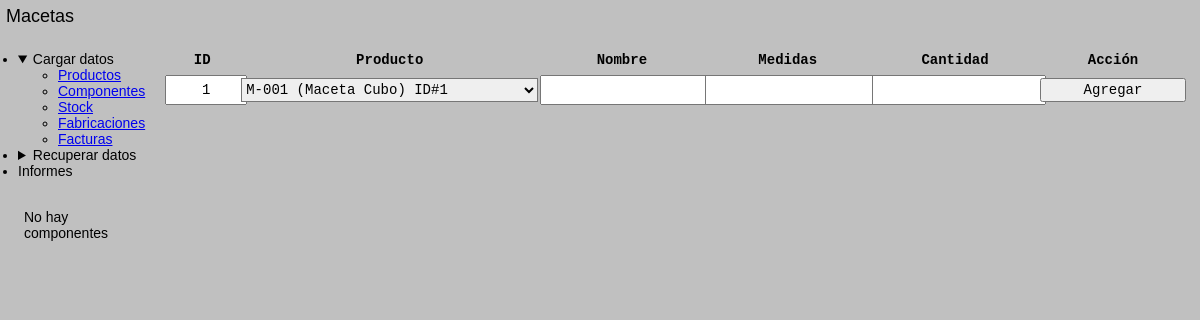
The page /componentes/ on the database as committed earlier.
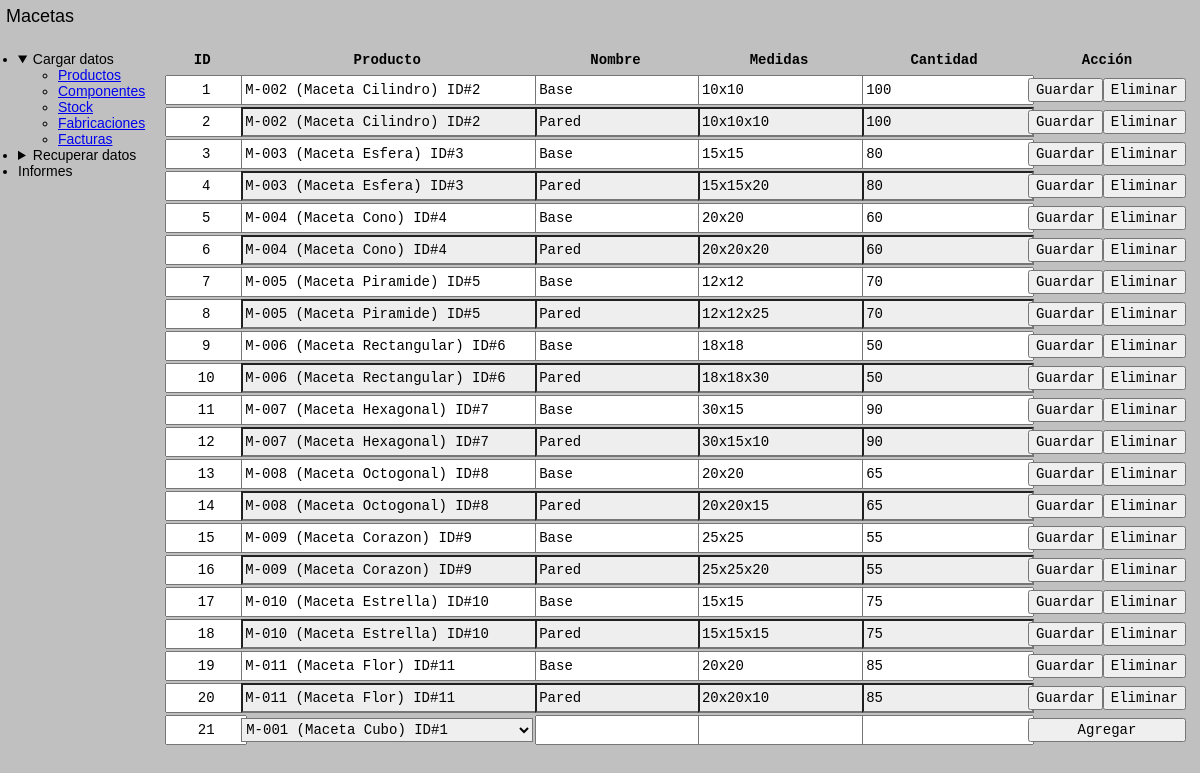
The same page on the database as committed later.
### tables this page shows
CREATE TABLE componentes (
    id INTEGER PRIMARY KEY AUTOINCREMENT,
    id_producto INTEGER NOT NULL,
    nombre TEXT NOT NULL,
    medidas TEXT NOT NULL,
    cantidad INTEGER NOT NULL,
    habilitado INTEGER NOT NULL DEFAULT 1,
    FOREIGN KEY(id_producto) REFERENCES productos(id)
);

### app.py (the view)
@APP.route('/componentes/', methods=['GET'])
def Componentes_Consultar():
    return render_template('/componentes.html')

### app.py (called while the page is built)
def Get_DB():
    DB = getattr(g, '_database', None)
    if DB is None:
        DB = g._database = sqlite3.connect(DATABASE)
    return DB

@APP.teardown_appcontext
def Close_DB(exception):
    DB = getattr(g, '_database', None)
    if DB is not None:
        DB.close()

@APP.context_processor
def Inyectar_Productos():
    DB = Get_DB()
    Productos = fun.Productos(DB)
    Componentes = fun.Componentes(DB)
    return dict(
        productosLista = Productos.Consultar(),
        productosTipos = Productos.Consultar_Tipos(),
        productoSiguiente = Productos.Consultar_Siguiente_ID(),
        productosFormateados = Productos.Consultar_Formateado(),
        componentesLista = Componentes.Consultar(),
        componenteSiguiente = Componentes.Consultar_Siguiente_ID()
    )

### funciones.py (called while the page is built)
    def Consultar(self):
        return self.DB.execute('SELECT * FROM productos WHERE habilitado != 0').fetchall()

    def Consultar_Tipos(self):
        self.DB.row_factory = lambda cursor, row: row[0]
        return self.DB.execute('SELECT DISTINCT tipo FROM productos WHERE habilitado != 0 ORDER BY tipo ASC').fetchall()

    def Consultar_Siguiente_ID(self):
        self.DB.row_factory = lambda cursor, row: row[0]
        resultado = self.DB.execute('SELECT seq FROM sqlite_sequence WHERE name = "productos"').fetchone()
        if resultado is None:
            return 1
        return resultado + 1

    def Consultar_Formateado(self):
        self.DB.row_factory = lambda cursor, row: f"{row[3]} ({row[1]} {row[2]}) ID#{row[0]}"
        return self.DB.execute('SELECT * FROM productos WHERE habilitado != 0').fetchall()

    def Consultar(self):
        self.DB.row_factory = lambda cursor, row: row
        return self.DB.execute('SELECT * FROM componentes WHERE habilitado != 0').fetchall()

    def Consultar_Siguiente_ID(self):
        self.DB.row_factory = lambda cursor, row: row[0]
        resultado = self.DB.execute('SELECT seq FROM sqlite_sequence WHERE name = "componentes"').fetchone()
        if resultado is None:
            return 1
        return resultado + 1

### templates/componentes.html (shortened to what this page needs)
<!DOCTYPE html>
<html lang='en'>
<head>
    <link rel="stylesheet" href="https://unpkg.com/98.css">
    <link rel='stylesheet' href='{{url_for('static', filename='styles.css')}}'>
</head>
<body>
    <div class="window">
        {% include 'header.html' %}
        <div class="window-body" id="container">
            <div id="aside">
                {% include 'nav.html' %}
                {% if not componentesLista %}
                    <div class="field-border-disabled" id="mensaje">
                        No hay componentes
                    </div>
                {% elif mensaje %}
                    <div class="field-border-disabled" id="mensaje">
                        {{mensaje}}
                    </div>
                {% endif %}
            </div>
            <div id="main">
                <div class="sunken-panel">
                    <table class="interactive">
                        <thead>
                            <th class="primerColumna">ID</th>
                            <th>Producto</th>
                            <th>Nombre</th>
                            <th>Medidas</th>
                            <th>Cantidad</th>
                            <th class="ultimaColumna">Acción</th>
                        </thead>
                        {% if componentesLista %}
                        {% for componente in componentesLista %}
                        <tr>
                            <form action="/componentes/modificar" method="post">
                                <td class="primerColumna">
                                    <input type="text" name="id_modificar" value="{{componente[0]}}" readonly required>
                                </td>
                                <td>
                                    <input type="text" name="producto_modificar" value="{{productosFormateados[componente[1]]}}" required>
                                </td>
                                <td>
                                    <input type="text" name="nombre_modificar" value="{{componente[2]}}" required>
                                </td>
                                <td>
                                    <input type="text" name="medidas_modificar" value="{{componente[3]}}" required>
                                </td>
                                <td>
                                    <input type="text" name="cantidad_modificar" value="{{componente[4]}}" required>
                                </td>
                                <td class="ultimaColumna">
                                    <div>
                                        <input type="submit" value="Guardar">
                                        <form method="post">
                                            <input type="submit" formaction="/componentes/eliminar" value="Eliminar">
                                        </form>
                                    </div>
                                </td>
                            </form>
                        </tr>
                        {% endfor %}
                        {% endif %}
                        <tr>
                            <form action="/componentes/agregar" method="post">
                                <td class="primerColumna">
                                    <input type="text" name="id_modificar" value="{{componenteSiguiente}}" readonly required>
                                </td>
                                <td>
                                    <select name="producto_agregar" id="producto_agregar">
                                        {% for producto in productosFormateados %}
                                        <option value="{{producto}}">{{producto}}</option>
                                        {% endfor %}
                                    </select>
                                </td>
                                <td>
                                    <input type="text" name="nombre_agregar" required>
                                </td>
                                <td>
                                    <input type="text" name="medidas_agregar" required>
                                </td>
                                <td>
                                    <input type="text" name="cantidad_agregar" required>
                                </td>
                                <td>
                                    <input type="submit" value="Agregar">
                                </td>
                            </form>
                        </tr>
                    </table>
                </div>
            </div>
        </div>
    </div>
</body>
</html>

### templates/header.html
<div class="title-bar">
    <div class="title-bar-text">
        <a href="/" style="text-decoration: inherit; color: inherit; font-size: 1.5rem;">Macetas</a>
    </div>
</div>

### templates/nav.html (shortened to what this page needs)
<ul class="tree-view" id="nav">
    <li>
        <details open>
            <summary>Cargar datos</summary>
            <ul>
                <li><a href="/productos/">Productos</a></li>
                <li><a href="/componentes/">Componentes</a></li>
                <li><a href="/stock/">Stock</a></li>
                <li><a href="/fabricaciones/">Fabricaciones</a></li>
                <li><a href="/facturas/">Facturas</a></li>
            </ul>
        </details>
    </li>
    <li>
        <details closed>
            <summary>Recuperar datos</summary>
        </details>
    </li>
    <li>
        <summary>Informes</summary>
    </li>
</ul>

### static/styles.css (style rules this page uses)
* { margin: 0; font-family: sans-serif; font-size: 14px; }
:root { font-size: 12px; }
html { background: silver; }
.window { min-height: 100dvh; padding: 0; min-width: fit-content; }
.window-body { margin: 1rem; }
.title-bar { padding: 0.5rem; }
#container { display: grid; grid-template-areas: 'aside main'; grid-template-columns: 1fr 9fr; column-gap: 1rem; row-gap: 1rem; height: 100%; }
#aside { grid-area: aside; display: flex; flex-direction: column; row-gap: 1rem; }
ul.tree-view#nav { padding: 0.5rem; }
#main { grid-area: main; }
table.interactive { width: 100%; min-width: 720px; }
table.interactive * { font-family: monospace; font-size: 14px; }
table.interactive th { height: 2rem; }
table.interactive tr td { padding: 0; }
table.interactive .primerColumna { width: 6rem; text-align: center; }
table.interactive .primerColumna input { text-align: center; }
table.interactive .ultimaColumna { width: 12rem; }
table.interactive .ultimaColumna div { display: flex; width: 100%; }
table.interactive input { width: 100%; height: 2rem; }
table.interactive tr:nth-child(even) input:read-write { background: #EEE; }
table.interactive select { width: 100%; height: 2rem; background-position: center right 2px; background-size: 1.5rem; }

Rows that differ between the two databases and show on the page:
added componentes: id_modificar "1", producto_modificar "M-002 (Maceta Cilindro) ID#2", nombre_modificar "Base", medidas_modificar "10x10", cantidad_modificar "100"
added componentes: id_modificar "2", producto_modificar "M-002 (Maceta Cilindro) ID#2", nombre_modificar "Pared", medidas_modificar "10x10x10", cantidad_modificar "100"
added componentes: id_modificar "3", producto_modificar "M-003 (Maceta Esfera) ID#3", nombre_modificar "Base", medidas_modificar "15x15", cantidad_modificar "80"
added componentes: id_modificar "4", producto_modificar "M-003 (Maceta Esfera) ID#3", nombre_modificar "Pared", medidas_modificar "15x15x20", cantidad_modificar "80"
added componentes: id_modificar "5", producto_modificar "M-004 (Maceta Cono) ID#4", nombre_modificar "Base", medidas_modificar "20x20", cantidad_modificar "60"
added componentes: id_modificar "6", producto_modificar "M-004 (Maceta Cono) ID#4", nombre_modificar "Pared", medidas_modificar "20x20x20", cantidad_modificar "60"
added componentes: id_modificar "7", producto_modificar "M-005 (Maceta Piramide) ID#5", nombre_modificar "Base", medidas_modificar "12x12", cantidad_modificar "70"
added componentes: id_modificar "8", producto_modificar "M-005 (Maceta Piramide) ID#5", nombre_modificar "Pared", medidas_modificar "12x12x25", cantidad_modificar "70"
added componentes: id_modificar "9", producto_modificar "M-006 (Maceta Rectangular) ID#6", nombre_modificar "Base", medidas_modificar "18x18", cantidad_modificar "50"
added componentes: id_modificar "10", producto_modificar "M-006 (Maceta Rectangular) ID#6", nombre_modificar "Pared", medidas_modificar "18x18x30", cantidad_modificar "50"
added componentes: id_modificar "11", producto_modificar "M-007 (Maceta Hexagonal) ID#7", nombre_modificar "Base", medidas_modificar "30x15", cantidad_modificar "90"
added componentes: id_modificar "12", producto_modificar "M-007 (Maceta Hexagonal) ID#7", nombre_modificar "Pared", medidas_modificar "30x15x10", cantidad_modificar "90"
added componentes: id_modificar "13", producto_modificar "M-008 (Maceta Octogonal) ID#8", nombre_modificar "Base", medidas_modificar "20x20", cantidad_modificar "65"
added componentes: id_modificar "14", producto_modificar "M-008 (Maceta Octogonal) ID#8", nombre_modificar "Pared", medidas_modificar "20x20x15", cantidad_modificar "65"
added componentes: id_modificar "15", producto_modificar "M-009 (Maceta Corazon) ID#9", nombre_modificar "Base", medidas_modificar "25x25", cantidad_modificar "55"
added componentes: id_modificar "16", producto_modificar "M-009 (Maceta Corazon) ID#9", nombre_modificar "Pared", medidas_modificar "25x25x20", cantidad_modificar "55"
added componentes: id_modificar "17", producto_modificar "M-010 (Maceta Estrella) ID#10", nombre_modificar "Base", medidas_modificar "15x15", cantidad_modificar "75"
added componentes: id_modificar "18", producto_modificar "M-010 (Maceta Estrella) ID#10", nombre_modificar "Pared", medidas_modificar "15x15x15", cantidad_modificar "75"
added componentes: id_modificar "19", producto_modificar "M-011 (Maceta Flor) ID#11", nombre_modificar "Base", medidas_modificar "20x20", cantidad_modificar "85"
added componentes: id_modificar "20", producto_modificar "M-011 (Maceta Flor) ID#11", nombre_modificar "Pared", medidas_modificar "20x20x10", cantidad_modificar "85"
Other text that changed with them:
form field id_modificar: "1" → "21"
text no longer shown: "No hay componentes"
